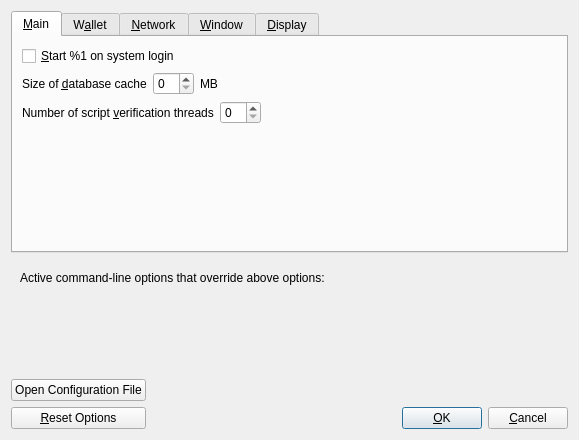
<?xml version="1.0" encoding="UTF-8"?>
<ui version="4.0">
 <class>OptionsDialog</class>
 <widget class="QDialog" name="OptionsDialog">
  <property name="geometry">
   <rect>
    <x>0</x>
    <y>0</y>
    <width>579</width>
    <height>440</height>
   </rect>
  </property>
  <property name="windowTitle">
   <string>Options</string>
  </property>
  <property name="modal">
   <bool>true</bool>
  </property>
  <layout class="QVBoxLayout" name="verticalLayout">
   <item>
    <widget class="QTabWidget" name="tabWidget">
     <property name="currentIndex">
      <number>0</number>
     </property>
     <widget class="QWidget" name="tabMain">
      <attribute name="title">
       <string>&amp;Main</string>
      </attribute>
      <layout class="QVBoxLayout" name="verticalLayout_Main">
       <item>
        <widget class="QCheckBox" name="bitcoinAtStartup">
         <property name="toolTip">
          <string>Automatically start %1 after logging in to the system.</string>
         </property>
         <property name="text">
          <string>&amp;Start %1 on system login</string>
         </property>
        </widget>
       </item>
       <item>
        <layout class="QHBoxLayout" name="horizontalLayout_2_Main">
         <item>
          <widget class="QLabel" name="databaseCacheLabel">
           <property name="text">
            <string>Size of &amp;database cache</string>
           </property>
           <property name="textFormat">
            <enum>Qt::PlainText</enum>
           </property>
           <property name="buddy">
            <cstring>databaseCache</cstring>
           </property>
          </widget>
         </item>
         <item>
          <widget class="QSpinBox" name="databaseCache"/>
         </item>
         <item>
          <widget class="QLabel" name="databaseCacheUnitLabel">
           <property name="text">
            <string>MB</string>
           </property>
           <property name="textFormat">
            <enum>Qt::PlainText</enum>
           </property>
          </widget>
         </item>
         <item>
          <spacer name="horizontalSpacer_2_Main">
           <property name="orientation">
            <enum>Qt::Horizontal</enum>
           </property>
           <property name="sizeHint" stdset="0">
            <size>
             <width>40</width>
             <height>20</height>
            </size>
           </property>
          </spacer>
         </item>
        </layout>
       </item>
       <item>
        <layout class="QHBoxLayout" name="horizontalLayout_3_Main">
         <item>
          <widget class="QLabel" name="threadsScriptVerifLabel">
           <property name="text">
            <string>Number of script &amp;verification threads</string>
           </property>
           <property name="textFormat">
            <enum>Qt::PlainText</enum>
           </property>
           <property name="buddy">
            <cstring>threadsScriptVerif</cstring>
           </property>
          </widget>
         </item>
         <item>
          <widget class="QSpinBox" name="threadsScriptVerif">
           <property name="toolTip">
            <string>(0 = auto, &lt;0 = leave that many cores free)</string>
           </property>
          </widget>
         </item>
         <item>
          <spacer name="horizontalSpacer_3_Main">
           <property name="orientation">
            <enum>Qt::Horizontal</enum>
           </property>
           <property name="sizeHint" stdset="0">
            <size>
             <width>40</width>
             <height>20</height>
            </size>
           </property>
          </spacer>
         </item>
        </layout>
       </item>
       <item>
        <spacer name="verticalSpacer_Main">
         <property name="orientation">
          <enum>Qt::Vertical</enum>
         </property>
         <property name="sizeHint" stdset="0">
          <size>
           <width>20</width>
           <height>40</height>
          </size>
         </property>
        </spacer>
       </item>
      </layout>
     </widget>
     <widget class="QWidget" name="tabWallet">
      <attribute name="title">
       <string>W&amp;allet</string>
      </attribute>
      <layout class="QVBoxLayout" name="verticalLayout_Wallet">
       <item>
        <widget class="QGroupBox" name="groupBox">
         <property name="title">
          <string>Expert</string>
         </property>
         <layout class="QVBoxLayout" name="verticalLayout_2">
          <item>
           <widget class="QCheckBox" name="coinControlFeatures">
            <property name="toolTip">
             <string>Whether to show coin control features or not.</string>
            </property>
            <property name="text">
             <string>Enable coin &amp;control features</string>
            </property>
           </widget>
          </item>
          <item>
           <widget class="QCheckBox" name="spendZeroConfChange">
            <property name="toolTip">
             <string>If you disable the spending of unconfirmed change, the change from a transaction cannot be used until that transaction has at least one confirmation. This also affects how your balance is computed.</string>
            </property>
            <property name="text">
             <string>&amp;Spend unconfirmed change</string>
            </property>
           </widget>
          </item>
         </layout>
        </widget>
       </item>
       <item>
        <spacer name="verticalSpacer_Wallet">
         <property name="orientation">
          <enum>Qt::Vertical</enum>
         </property>
         <property name="sizeHint" stdset="0">
          <size>
           <width>20</width>
           <height>40</height>
          </size>
         </property>
        </spacer>
       </item>
      </layout>
     </widget>
     <widget class="QWidget" name="tabNetwork">
      <attribute name="title">
       <string>&amp;Network</string>
      </attribute>
      <layout class="QVBoxLayout" name="verticalLayout_Network">
       <item>
        <widget class="QCheckBox" name="allowIncoming">
         <property name="toolTip">
          <string>Accept connections from outside</string>
         </property>
         <property name="text">
          <string>Allow incoming connections</string>
         </property>
        </widget>
       </item>
       <item>
        <widget class="QCheckBox" name="connectSocks">
         <property name="toolTip">
          <string>Connect to the Koto network through a SOCKS5 proxy.</string>
         </property>
         <property name="text">
          <string>&amp;Connect through SOCKS5 proxy (default proxy):</string>
         </property>
        </widget>
       </item>
       <item>
        <layout class="QHBoxLayout" name="horizontalLayout_1_Network">
         <item>
          <widget class="QLabel" name="proxyIpLabel">
           <property name="text">
            <string>Proxy &amp;IP:</string>
           </property>
           <property name="textFormat">
            <enum>Qt::PlainText</enum>
           </property>
           <property name="buddy">
            <cstring>proxyIp</cstring>
           </property>
          </widget>
         </item>
         <item>
          <widget class="QValidatedLineEdit" name="proxyIp">
           <property name="minimumSize">
            <size>
             <width>140</width>
             <height>0</height>
            </size>
           </property>
           <property name="maximumSize">
            <size>
             <width>140</width>
             <height>16777215</height>
            </size>
           </property>
           <property name="toolTip">
            <string>IP address of the proxy (e.g. IPv4: 127.0.0.1 / IPv6: ::1)</string>
           </property>
          </widget>
         </item>
         <item>
          <widget class="QLabel" name="proxyPortLabel">
           <property name="text">
            <string>&amp;Port:</string>
           </property>
           <property name="textFormat">
            <enum>Qt::PlainText</enum>
           </property>
           <property name="buddy">
            <cstring>proxyPort</cstring>
           </property>
          </widget>
         </item>
         <item>
          <widget class="QLineEdit" name="proxyPort">
           <property name="minimumSize">
            <size>
             <width>55</width>
             <height>0</height>
            </size>
           </property>
           <property name="maximumSize">
            <size>
             <width>55</width>
             <height>16777215</height>
            </size>
           </property>
           <property name="toolTip">
            <string>Port of the proxy (e.g. 9050)</string>
           </property>
          </widget>
         </item>
         <item>
          <spacer name="horizontalSpacer_1_Network">
           <property name="orientation">
            <enum>Qt::Horizontal</enum>
           </property>
           <property name="sizeHint" stdset="0">
            <size>
             <width>40</width>
             <height>20</height>
            </size>
           </property>
          </spacer>
         </item>
        </layout>
       </item>
       <item>
        <layout class="QHBoxLayout" name="horizontalLayout_2_Network">
         <item>
          <widget class="QLabel" name="proxyActiveNets">
           <property name="text">
            <string>Used for reaching peers via:</string>
           </property>
           <property name="textFormat">
            <enum>Qt::PlainText</enum>
           </property>
          </widget>
         </item>
         <item>
          <widget class="QCheckBox" name="proxyReachIPv4">
           <property name="enabled">
            <bool>false</bool>
           </property>
           <property name="toolTip">
            <string>Shows, if the supplied default SOCKS5 proxy is used to reach peers via this network type.</string>
           </property>
           <property name="text">
            <string/>
           </property>
          </widget>
         </item>
         <item>
          <widget class="QLabel" name="proxyReachIPv4Label">
           <property name="text">
            <string>IPv4</string>
           </property>
           <property name="textFormat">
            <enum>Qt::PlainText</enum>
           </property>
          </widget>
         </item>
         <item>
          <widget class="QCheckBox" name="proxyReachIPv6">
           <property name="enabled">
            <bool>false</bool>
           </property>
           <property name="toolTip">
            <string>Shows, if the supplied default SOCKS5 proxy is used to reach peers via this network type.</string>
           </property>
           <property name="text">
            <string/>
           </property>
          </widget>
         </item>
         <item>
          <widget class="QLabel" name="proxyReachIPv6Label">
           <property name="text">
            <string>IPv6</string>
           </property>
           <property name="textFormat">
            <enum>Qt::PlainText</enum>
           </property>
          </widget>
         </item>
         <item>
          <widget class="QCheckBox" name="proxyReachTor">
           <property name="enabled">
            <bool>false</bool>
           </property>
           <property name="toolTip">
            <string>Shows, if the supplied default SOCKS5 proxy is used to reach peers via this network type.</string>
           </property>
           <property name="text">
            <string/>
           </property>
          </widget>
         </item>
         <item>
          <widget class="QLabel" name="proxyReachTorLabel">
           <property name="text">
            <string>Tor</string>
           </property>
           <property name="textFormat">
            <enum>Qt::PlainText</enum>
           </property>
          </widget>
         </item>
         <item>
          <spacer name="horizontalSpacer_2_Network">
           <property name="orientation">
            <enum>Qt::Horizontal</enum>
           </property>
           <property name="sizeHint" stdset="0">
            <size>
             <width>40</width>
             <height>20</height>
            </size>
           </property>
          </spacer>
         </item>
        </layout>
       </item>
       <item>
        <widget class="QCheckBox" name="connectSocksTor">
         <property name="toolTip">
          <string>Connect to the Koto network through a separate SOCKS5 proxy for Tor hidden services.</string>
         </property>
         <property name="text">
          <string>Use separate SOCKS5 proxy to reach peers via Tor hidden services:</string>
         </property>
        </widget>
       </item>
       <item>
        <layout class="QHBoxLayout" name="horizontalLayout_3_Network">
         <item>
          <widget class="QLabel" name="proxyIpTorLabel">
           <property name="text">
            <string>Proxy &amp;IP:</string>
           </property>
           <property name="textFormat">
            <enum>Qt::PlainText</enum>
           </property>
           <property name="buddy">
            <cstring>proxyIpTor</cstring>
           </property>
          </widget>
         </item>
         <item>
          <widget class="QValidatedLineEdit" name="proxyIpTor">
           <property name="minimumSize">
            <size>
             <width>140</width>
             <height>0</height>
            </size>
           </property>
           <property name="maximumSize">
            <size>
             <width>140</width>
             <height>16777215</height>
            </size>
           </property>
           <property name="toolTip">
            <string>IP address of the proxy (e.g. IPv4: 127.0.0.1 / IPv6: ::1)</string>
           </property>
          </widget>
         </item>
         <item>
          <widget class="QLabel" name="proxyPortTorLabel">
           <property name="text">
            <string>&amp;Port:</string>
           </property>
           <property name="textFormat">
            <enum>Qt::PlainText</enum>
           </property>
           <property name="buddy">
            <cstring>proxyPortTor</cstring>
           </property>
          </widget>
         </item>
         <item>
          <widget class="QLineEdit" name="proxyPortTor">
           <property name="minimumSize">
            <size>
             <width>55</width>
             <height>0</height>
            </size>
           </property>
           <property name="maximumSize">
            <size>
             <width>55</width>
             <height>16777215</height>
            </size>
           </property>
           <property name="toolTip">
            <string>Port of the proxy (e.g. 9050)</string>
           </property>
          </widget>
         </item>
         <item>
          <spacer name="horizontalSpacer_4_Network">
           <property name="orientation">
            <enum>Qt::Horizontal</enum>
           </property>
           <property name="sizeHint" stdset="0">
            <size>
             <width>40</width>
             <height>20</height>
            </size>
           </property>
          </spacer>
         </item>
        </layout>
       </item>
       <item>
        <spacer name="verticalSpacer_Network">
         <property name="orientation">
          <enum>Qt::Vertical</enum>
         </property>
         <property name="sizeHint" stdset="0">
          <size>
           <width>20</width>
           <height>40</height>
          </size>
         </property>
        </spacer>
       </item>
      </layout>
     </widget>
     <widget class="QWidget" name="tabWindow">
      <attribute name="title">
       <string>&amp;Window</string>
      </attribute>
      <layout class="QVBoxLayout" name="verticalLayout_Window">
       <item>
        <widget class="QCheckBox" name="hideTrayIcon">
         <property name="toolTip">
          <string>&amp;Hide the icon from the system tray.</string>
         </property>
         <property name="text">
          <string>Hide tray icon</string>
         </property>
        </widget>
       </item>
       <item>
        <widget class="QCheckBox" name="minimizeToTray">
         <property name="toolTip">
          <string>Show only a tray icon after minimizing the window.</string>
         </property>
         <property name="text">
          <string>&amp;Minimize to the tray instead of the taskbar</string>
         </property>
        </widget>
       </item>
       <item>
        <widget class="QCheckBox" name="minimizeOnClose">
         <property name="toolTip">
          <string>Minimize instead of exit the application when the window is closed. When this option is enabled, the application will be closed only after selecting Exit in the menu.</string>
         </property>
         <property name="text">
          <string>M&amp;inimize on close</string>
         </property>
        </widget>
       </item>
       <item>
        <spacer name="verticalSpacer_Window">
         <property name="orientation">
          <enum>Qt::Vertical</enum>
         </property>
         <property name="sizeHint" stdset="0">
          <size>
           <width>20</width>
           <height>40</height>
          </size>
         </property>
        </spacer>
       </item>
      </layout>
     </widget>
     <widget class="QWidget" name="tabDisplay">
      <attribute name="title">
       <string>&amp;Display</string>
      </attribute>
      <layout class="QVBoxLayout" name="verticalLayout_Display">
       <item>
        <layout class="QHBoxLayout" name="horizontalLayout_1_Display">
         <item>
          <widget class="QLabel" name="langLabel">
           <property name="text">
            <string>User Interface &amp;language:</string>
           </property>
           <property name="textFormat">
            <enum>Qt::PlainText</enum>
           </property>
           <property name="buddy">
            <cstring>lang</cstring>
           </property>
          </widget>
         </item>
         <item>
          <widget class="QValueComboBox" name="lang">
           <property name="toolTip">
            <string>The user interface language can be set here. This setting will take effect after restarting %1.</string>
           </property>
          </widget>
         </item>
        </layout>
       </item>
       <item>
        <layout class="QHBoxLayout" name="horizontalLayout_2_Display">
         <item>
          <widget class="QLabel" name="unitLabel">
           <property name="text">
            <string>&amp;Unit to show amounts in:</string>
           </property>
           <property name="textFormat">
            <enum>Qt::PlainText</enum>
           </property>
           <property name="buddy">
            <cstring>unit</cstring>
           </property>
          </widget>
         </item>
         <item>
          <widget class="QValueComboBox" name="unit">
           <property name="toolTip">
            <string>Choose the default subdivision unit to show in the interface and when sending coins.</string>
           </property>
          </widget>
         </item>
        </layout>
       </item>
       <item>
        <layout class="QHBoxLayout" name="horizontalLayout_3_Display">
         <item>
          <widget class="QLabel" name="thirdPartyTxUrlsLabel">
           <property name="toolTip">
            <string>Third party URLs (e.g. a block explorer) that appear in the transactions tab as context menu items. %s in the URL is replaced by transaction hash. Multiple URLs are separated by vertical bar |.</string>
           </property>
           <property name="text">
            <string>Third party transaction URLs</string>
           </property>
           <property name="buddy">
            <cstring>thirdPartyTxUrls</cstring>
           </property>
          </widget>
         </item>
         <item>
          <widget class="QLineEdit" name="thirdPartyTxUrls">
           <property name="toolTip">
            <string>Third party URLs (e.g. a block explorer) that appear in the transactions tab as context menu items. %s in the URL is replaced by transaction hash. Multiple URLs are separated by vertical bar |.</string>
           </property>
          </widget>
         </item>
        </layout>
       </item>
       <item>
        <spacer name="verticalSpacer_Display">
         <property name="orientation">
          <enum>Qt::Vertical</enum>
         </property>
         <property name="sizeHint" stdset="0">
          <size>
           <width>20</width>
           <height>40</height>
          </size>
         </property>
        </spacer>
       </item>
      </layout>
     </widget>
    </widget>
   </item>
   <item>
    <widget class="QFrame" name="frame">
     <layout class="QVBoxLayout" name="verticalLayout_Bottom">
      <item>
       <layout class="QHBoxLayout" name="horizontalLayout_Bottom">
        <item>
         <widget class="QLabel" name="overriddenByCommandLineInfoLabel">
          <property name="text">
           <string>Active command-line options that override above options:</string>
          </property>
          <property name="textFormat">
           <enum>Qt::PlainText</enum>
          </property>
         </widget>
        </item>
        <item>
         <spacer name="horizontalSpacer_Bottom">
          <property name="orientation">
           <enum>Qt::Horizontal</enum>
          </property>
          <property name="sizeHint" stdset="0">
           <size>
            <width>40</width>
            <height>20</height>
           </size>
          </property>
         </spacer>
        </item>
       </layout>
      </item>
      <item>
       <widget class="QLabel" name="overriddenByCommandLineLabel">
        <property name="text">
         <string/>
        </property>
        <property name="textFormat">
         <enum>Qt::PlainText</enum>
        </property>
        <property name="wordWrap">
         <bool>true</bool>
        </property>
       </widget>
      </item>
     </layout>
    </widget>
   </item>
   <item>
    <layout class="QHBoxLayout" name="horizontalLayout_Buttons">
     <item>
      <layout class="QVBoxLayout" name="verticalLayout_Buttons">
       <item>
        <spacer name="verticalSpacer_2">
         <property name="orientation">
          <enum>Qt::Vertical</enum>
         </property>
         <property name="sizeHint" stdset="0">
          <size>
           <width>20</width>
           <height>40</height>
          </size>
         </property>
        </spacer>
       </item>
       <item>
        <widget class="QPushButton" name="openBitcoinConfButton">
         <property name="toolTip">
          <string>Open the %1 configuration file from the working directory.</string>
         </property>
         <property name="text">
          <string>Open Configuration File</string>
         </property>
         <property name="icon">
          <iconset resource="../bitcoin.qrc">
           <normaloff>:/images/open</normaloff>:/images/open</iconset>
         </property>
         <property name="autoDefault">
          <bool>false</bool>
         </property>
        </widget>
       </item>
       <item>
        <widget class="QPushButton" name="resetButton">
         <property name="toolTip">
          <string>Reset all client options to default.</string>
         </property>
         <property name="text">
          <string>&amp;Reset Options</string>
         </property>
         <property name="icon">
          <iconset resource="../bitcoin.qrc">
           <normaloff>:/images/reset</normaloff>:/images/reset</iconset>
         </property>
         <property name="autoDefault">
          <bool>false</bool>
         </property>
        </widget>
       </item>
      </layout>
     </item>
     <item>
      <spacer name="horizontalSpacer_1">
       <property name="orientation">
        <enum>Qt::Horizontal</enum>
       </property>
       <property name="sizeHint" stdset="0">
        <size>
         <width>40</width>
         <height>48</height>
        </size>
       </property>
      </spacer>
     </item>
     <item>
      <widget class="QLabel" name="statusLabel">
       <property name="minimumSize">
        <size>
         <width>200</width>
         <height>0</height>
        </size>
       </property>
       <property name="font">
        <font>
         <weight>75</weight>
         <bold>true</bold>
        </font>
       </property>
       <property name="text">
        <string/>
       </property>
       <property name="textFormat">
        <enum>Qt::PlainText</enum>
       </property>
       <property name="wordWrap">
        <bool>true</bool>
       </property>
      </widget>
     </item>
     <item>
      <spacer name="horizontalSpacer_2">
       <property name="orientation">
        <enum>Qt::Horizontal</enum>
       </property>
       <property name="sizeHint" stdset="0">
        <size>
         <width>40</width>
         <height>48</height>
        </size>
       </property>
      </spacer>
     </item>
     <item>
      <layout class="QVBoxLayout" name="verticalLayout_4">
       <item>
        <spacer name="verticalSpacer">
         <property name="orientation">
          <enum>Qt::Vertical</enum>
         </property>
         <property name="sizeHint" stdset="0">
          <size>
           <width>20</width>
           <height>40</height>
          </size>
         </property>
        </spacer>
       </item>
       <item>
        <layout class="QHBoxLayout" name="horizontalLayout">
         <item>
          <widget class="QPushButton" name="okButton">
           <property name="text">
            <string>&amp;OK</string>
           </property>
           <property name="autoDefault">
            <bool>false</bool>
           </property>
           <property name="default">
            <bool>true</bool>
           </property>
          </widget>
         </item>
         <item>
          <widget class="QPushButton" name="cancelButton">
           <property name="text">
            <string>&amp;Cancel</string>
           </property>
           <property name="autoDefault">
            <bool>false</bool>
           </property>
          </widget>
         </item>
        </layout>
       </item>
      </layout>
     </item>
    </layout>
   </item>
  </layout>
 </widget>
 <customwidgets>
  <customwidget>
   <class>QValidatedLineEdit</class>
   <extends>QLineEdit</extends>
   <header>qvalidatedlineedit.h</header>
  </customwidget>
  <customwidget>
   <class>QValueComboBox</class>
   <extends>QComboBox</extends>
   <header>qvaluecombobox.h</header>
  </customwidget>
 </customwidgets>
 <resources>
  <include location="../bitcoin.qrc"/>
 </resources>
 <connections/>
</ui>
